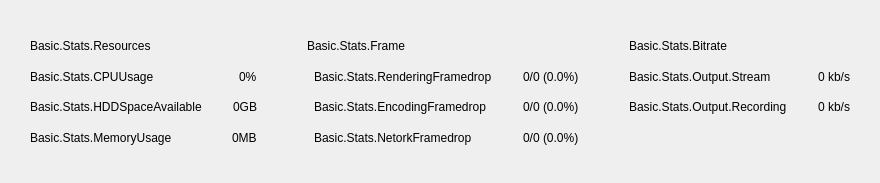
<?xml version="1.0" encoding="UTF-8"?>
<ui version="4.0">
 <class>PLSBasicStats</class>
 <widget class="QWidget" name="PLSBasicStats">
  <property name="geometry">
   <rect>
    <x>0</x>
    <y>0</y>
    <width>880</width>
    <height>183</height>
   </rect>
  </property>
  <property name="windowTitle">
   <string>Form</string>
  </property>
  <layout class="QGridLayout" name="gridLayout">
   <property name="leftMargin">
    <number>30</number>
   </property>
   <property name="topMargin">
    <number>30</number>
   </property>
   <property name="rightMargin">
    <number>30</number>
   </property>
   <property name="bottomMargin">
    <number>30</number>
   </property>
   <property name="horizontalSpacing">
    <number>50</number>
   </property>
   <property name="verticalSpacing">
    <number>0</number>
   </property>
   <item row="0" column="0">
    <widget class="QLabel" name="resourcesHdr">
     <property name="text">
      <string>Basic.Stats.Resources</string>
     </property>
    </widget>
   </item>
   <item row="0" column="1">
    <widget class="QLabel" name="frameHdr">
     <property name="text">
      <string>Basic.Stats.Frame</string>
     </property>
    </widget>
   </item>
   <item row="0" column="2">
    <widget class="QLabel" name="bitrateHdr">
     <property name="text">
      <string>Basic.Stats.Bitrate</string>
     </property>
    </widget>
   </item>
   <item row="1" column="0">
    <layout class="QHBoxLayout" name="horizontalLayout_4">
     <property name="spacing">
      <number>0</number>
     </property>
     <item>
      <widget class="QLabel" name="cpuUsageLabel">
       <property name="text">
        <string>Basic.Stats.CPUUsage</string>
       </property>
      </widget>
     </item>
     <item>
      <spacer name="horizontalSpacer_4">
       <property name="orientation">
        <enum>Qt::Horizontal</enum>
       </property>
       <property name="sizeHint" stdset="0">
        <size>
         <width>40</width>
         <height>20</height>
        </size>
       </property>
      </spacer>
     </item>
     <item>
      <widget class="QLabel" name="cpuUsage">
       <property name="text">
        <string>0%</string>
       </property>
      </widget>
     </item>
    </layout>
   </item>
   <item row="1" column="1">
    <layout class="QHBoxLayout" name="horizontalLayout_3">
     <property name="spacing">
      <number>0</number>
     </property>
     <item>
      <widget class="QLabel" name="renderingFramedropState">
       <property name="text">
        <string/>
       </property>
      </widget>
     </item>
     <item>
      <widget class="QLabel" name="renderingFramedropLabel">
       <property name="text">
        <string>Basic.Stats.RenderingFramedrop</string>
       </property>
      </widget>
     </item>
     <item>
      <spacer name="horizontalSpacer">
       <property name="orientation">
        <enum>Qt::Horizontal</enum>
       </property>
       <property name="sizeHint" stdset="0">
        <size>
         <width>40</width>
         <height>20</height>
        </size>
       </property>
      </spacer>
     </item>
     <item>
      <widget class="QLabel" name="renderingFramedrop">
       <property name="text">
        <string>0/0 (0.0%)</string>
       </property>
      </widget>
     </item>
    </layout>
   </item>
   <item row="1" column="2">
    <layout class="QHBoxLayout" name="horizontalLayout_8">
     <property name="spacing">
      <number>0</number>
     </property>
     <item>
      <widget class="QLabel" name="streamBitrateLabel">
       <property name="text">
        <string>Basic.Stats.Output.Stream</string>
       </property>
       <property name="active" stdset="0">
        <bool>false</bool>
       </property>
      </widget>
     </item>
     <item>
      <spacer name="horizontalSpacer_7">
       <property name="orientation">
        <enum>Qt::Horizontal</enum>
       </property>
       <property name="sizeHint" stdset="0">
        <size>
         <width>40</width>
         <height>20</height>
        </size>
       </property>
      </spacer>
     </item>
     <item>
      <widget class="QLabel" name="streamBitrate">
       <property name="text">
        <string>0 kb/s</string>
       </property>
      </widget>
     </item>
    </layout>
   </item>
   <item row="2" column="0">
    <layout class="QHBoxLayout" name="horizontalLayout">
     <property name="spacing">
      <number>0</number>
     </property>
     <item>
      <widget class="QLabel" name="diskAvailableLabel">
       <property name="text">
        <string>Basic.Stats.HDDSpaceAvailable</string>
       </property>
      </widget>
     </item>
     <item>
      <spacer name="horizontalSpacer_5">
       <property name="orientation">
        <enum>Qt::Horizontal</enum>
       </property>
       <property name="sizeHint" stdset="0">
        <size>
         <width>40</width>
         <height>20</height>
        </size>
       </property>
      </spacer>
     </item>
     <item>
      <widget class="QLabel" name="diskAvailable">
       <property name="text">
        <string>0GB</string>
       </property>
      </widget>
     </item>
    </layout>
   </item>
   <item row="2" column="1">
    <layout class="QHBoxLayout" name="horizontalLayout_5">
     <property name="spacing">
      <number>0</number>
     </property>
     <item>
      <widget class="QLabel" name="encodingFramedropState">
       <property name="text">
        <string/>
       </property>
      </widget>
     </item>
     <item>
      <widget class="QLabel" name="encodingFramedropLabel">
       <property name="text">
        <string>Basic.Stats.EncodingFramedrop</string>
       </property>
      </widget>
     </item>
     <item>
      <spacer name="horizontalSpacer_2">
       <property name="orientation">
        <enum>Qt::Horizontal</enum>
       </property>
       <property name="sizeHint" stdset="0">
        <size>
         <width>40</width>
         <height>20</height>
        </size>
       </property>
      </spacer>
     </item>
     <item>
      <widget class="QLabel" name="encodingFramedrop">
       <property name="text">
        <string>0/0 (0.0%)</string>
       </property>
      </widget>
     </item>
    </layout>
   </item>
   <item row="2" column="2">
    <layout class="QHBoxLayout" name="horizontalLayout_7">
     <property name="spacing">
      <number>0</number>
     </property>
     <item>
      <widget class="QLabel" name="recordingBitrateLabel">
       <property name="text">
        <string>Basic.Stats.Output.Recording</string>
       </property>
       <property name="active" stdset="0">
        <bool>false</bool>
       </property>
      </widget>
     </item>
     <item>
      <spacer name="horizontalSpacer_8">
       <property name="orientation">
        <enum>Qt::Horizontal</enum>
       </property>
       <property name="sizeHint" stdset="0">
        <size>
         <width>40</width>
         <height>20</height>
        </size>
       </property>
      </spacer>
     </item>
     <item>
      <widget class="QLabel" name="recordingBitrate">
       <property name="text">
        <string>0 kb/s</string>
       </property>
      </widget>
     </item>
    </layout>
   </item>
   <item row="3" column="0">
    <layout class="QHBoxLayout" name="horizontalLayout_2">
     <property name="spacing">
      <number>0</number>
     </property>
     <item>
      <widget class="QLabel" name="memoryUsageLabel">
       <property name="text">
        <string>Basic.Stats.MemoryUsage</string>
       </property>
      </widget>
     </item>
     <item>
      <spacer name="horizontalSpacer_6">
       <property name="orientation">
        <enum>Qt::Horizontal</enum>
       </property>
       <property name="sizeHint" stdset="0">
        <size>
         <width>40</width>
         <height>20</height>
        </size>
       </property>
      </spacer>
     </item>
     <item>
      <widget class="QLabel" name="memoryUsage">
       <property name="text">
        <string>0MB</string>
       </property>
      </widget>
     </item>
    </layout>
   </item>
   <item row="3" column="1">
    <layout class="QHBoxLayout" name="horizontalLayout_6">
     <property name="spacing">
      <number>0</number>
     </property>
     <item>
      <widget class="QLabel" name="networkFramedropState">
       <property name="text">
        <string/>
       </property>
      </widget>
     </item>
     <item>
      <widget class="QLabel" name="networkFramedropLabel">
       <property name="text">
        <string>Basic.Stats.NetorkFramedrop</string>
       </property>
       <property name="active" stdset="0">
        <bool>false</bool>
       </property>
      </widget>
     </item>
     <item>
      <spacer name="horizontalSpacer_3">
       <property name="orientation">
        <enum>Qt::Horizontal</enum>
       </property>
       <property name="sizeHint" stdset="0">
        <size>
         <width>40</width>
         <height>20</height>
        </size>
       </property>
      </spacer>
     </item>
     <item>
      <widget class="QLabel" name="networkFramedrop">
       <property name="text">
        <string>0/0 (0.0%)</string>
       </property>
      </widget>
     </item>
    </layout>
   </item>
  </layout>
 </widget>
 <resources/>
 <connections/>
</ui>
